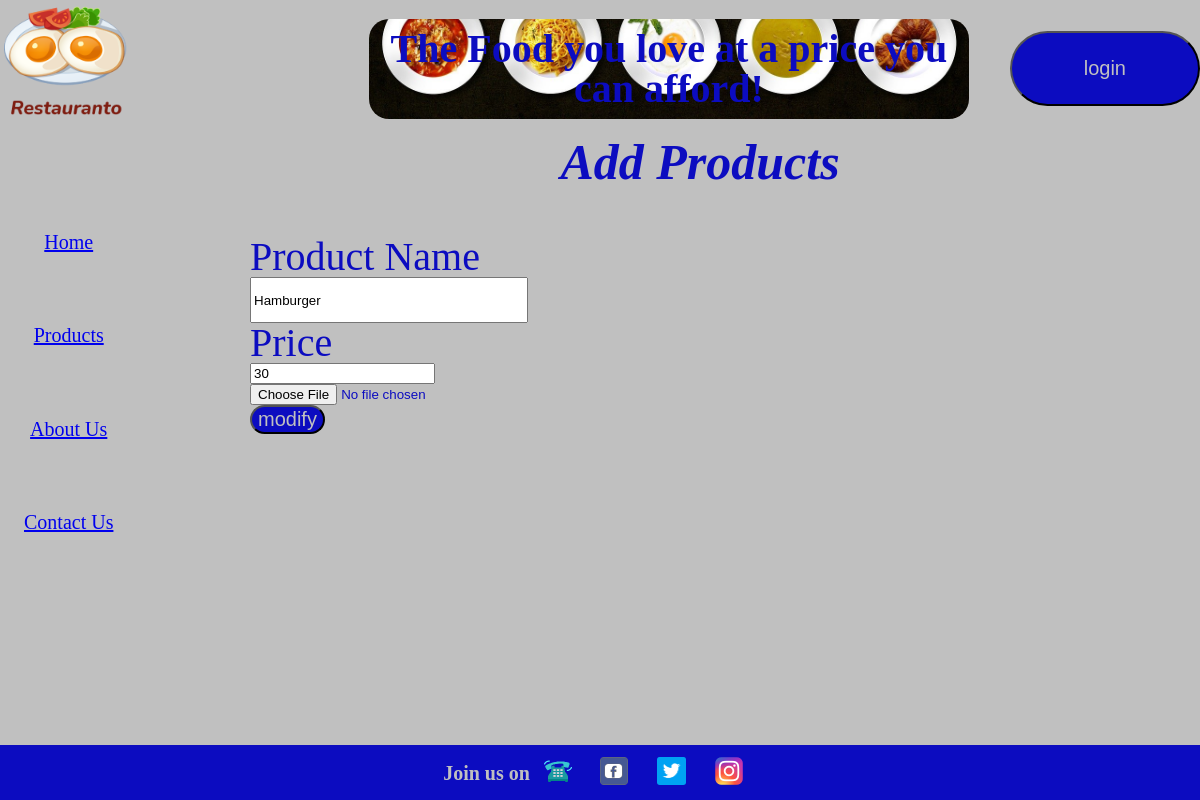
/dynamic/php/modify.php?id=5 (signed in), run on an earlier commit of the app's database.
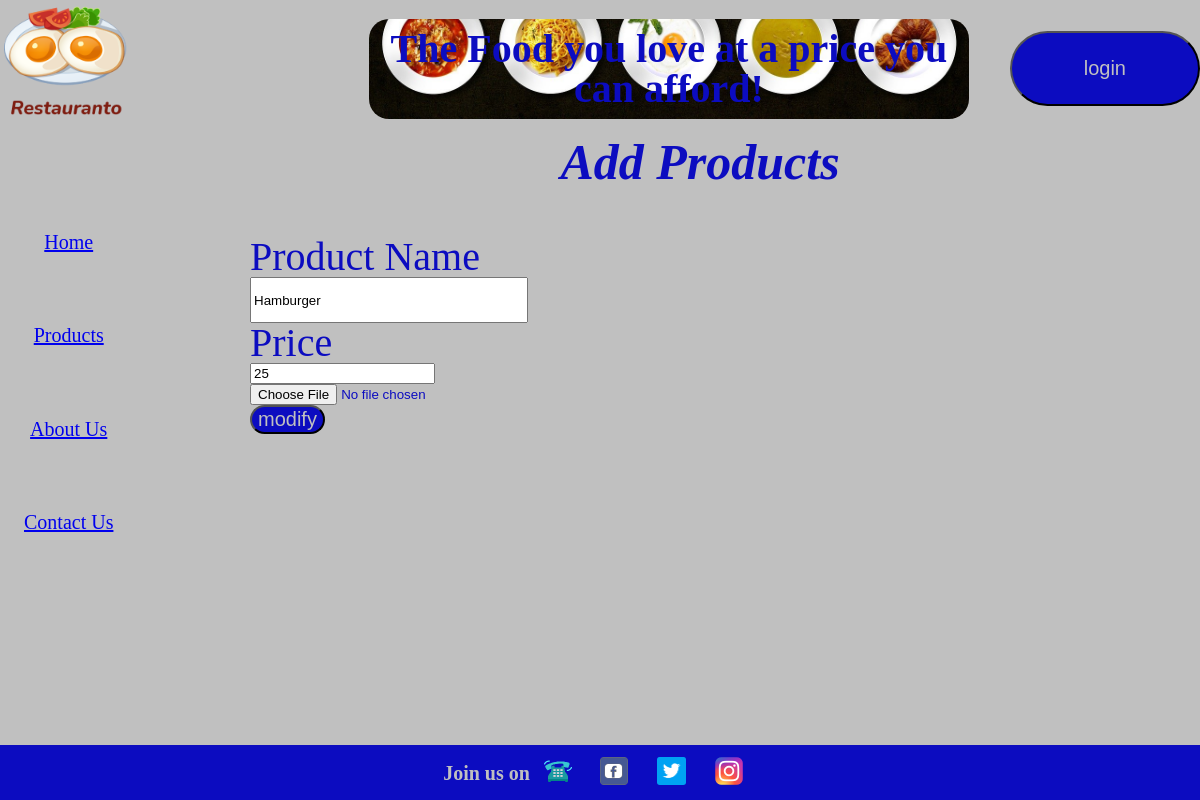
And on a later commit of the database.
### tables this page shows
CREATE TABLE `products` (
  `id` int(11) NOT NULL,
  `adminId` int(11) DEFAULT NULL,
  `name` varchar(255) NOT NULL,
  `price` int(11) NOT NULL,
  `category` varchar(255) DEFAULT NULL,
  `image` varchar(255) DEFAULT NULL
);

### dynamic/php/config.php (called while the page is built)
<?php
$dsn = "mysql:host=localhost;dbname=restaurant";
$username = "root";
$password = "mysql";
$pdo = new PDO($dsn,$username,$password);
$pdo->setAttribute(PDO::ATTR_ERRMODE,PDO::ERRMODE_EXCEPTION);
function queryDB($sql,$values,$mode=3){
    global $pdo;
    $stmt = $pdo->prepare($sql);
    foreach($values as $value){
            if(is_array($value)){
            $stmt->bindValue($value[0],$value[1]);}
            else{
            $stmt->bindValue($values[0],$values[1]);
            }
    }
    $stmt->execute();
    if($mode==1){
        $result = $stmt->fetch(PDO::FETCH_ASSOC);
        return $result;
    }
    elseif($mode==2){
        $result = $stmt->fetchall(PDO::FETCH_ASSOC);
        return $result;
    }
    }
?>

### dynamic/php/modify.php (the view, shortened to what this page needs)
<!DOCTYPE html>
<html lang="en">
<head>
    <link rel="stylesheet" href="../style/style.css">
</head>
<body>
    <div class="navbar">
        <div class="navbar__logo"><img src="../images/logo@2x.png" alt="logo"></div>
        <div id="desktop" class="navbar__adbar">
            <p class="scale-up-bl">The Food you love at a price you can afford!</p>
        </div>
        <a href="./login.php"> <div class="navbar__login"><input class="btn" type="button" value="login" name="Login"></div></a>
    </div>
    <div class="main">
        <div class="main__title"> Add Products </div>
        <div class="main__sidebar">
            <ul class="sidebar-collection">
                <li class="collection-item"><a href="../index.php"> Home</a></li>
                <li class="collection-item"><a href="../products.php"> Products</a></li>
                <li class="collection-item"><a href="../aboutUs.php"> About Us</a></li>
                <li class="collection-item"><a href="../contact.php"> Contact Us</a></li>
            </ul>
        </div>
        <div class="main__about">
            <?php
                require_once "config.php";
                if(isset($_GET['id'])){
                    $id = $_GET['id'];
                }
                $sql = "SELECT * FROM products WHERE id=:id";
                $values = array(array(':id',$id));
                $result = queryDB($sql,$values,1);
            ?>
        <form action="modify_process.php" method="POST" enctype="multipart/form-data">
        <label for="name">Product Name</label>
        <input type="text" name="name" value=<? echo $result['name'] ?>>
        <label for="price">Price</label>
        <input type="number" name="price" value=<? echo $result['price'] ?>>
        <input type="file" name="upload">
        <input class="btn" type="submit" name="submit" value="modify">
        </form>
        </div>
    </div>
    <div class="footer">
        <div class="footer__text">Join us on</div>
        <div class="footer__phone"><img src="../images/icons8-ringing-phone-96.png" alt=""></div>
        <div class="footer__fb"><img src="../images/fb.png" alt=""></div>
        <div class="footer__twitter"><img src="../images/twitter.png" alt=""></div>
        <div class="footer__instagram"><img src="../images/198px-Instagram_logo_2016.svg.png" alt=""></div>
    </div>
</body>
</html>

What changed in the data, as far as the page shows it:
changed products "Hamburger": price "30" → "25"
